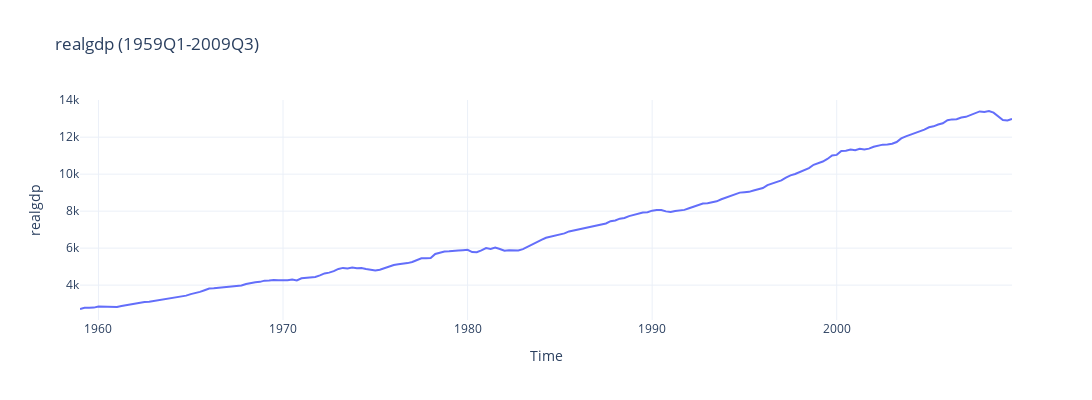
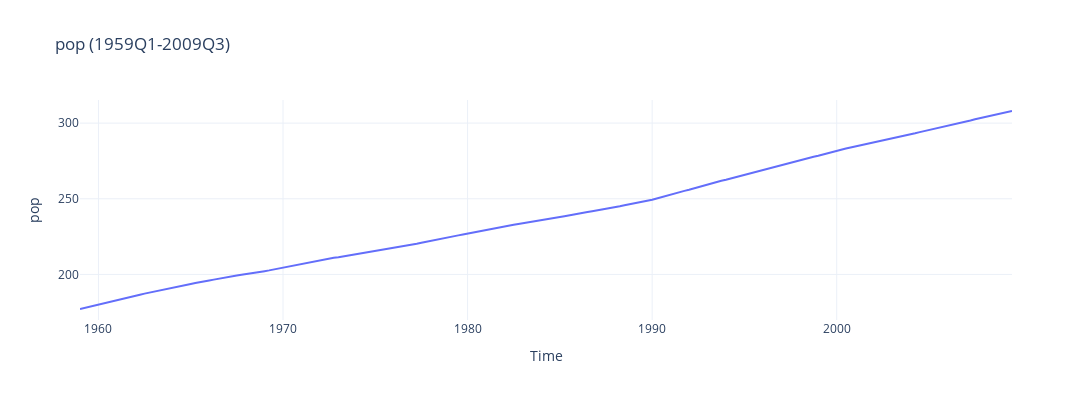
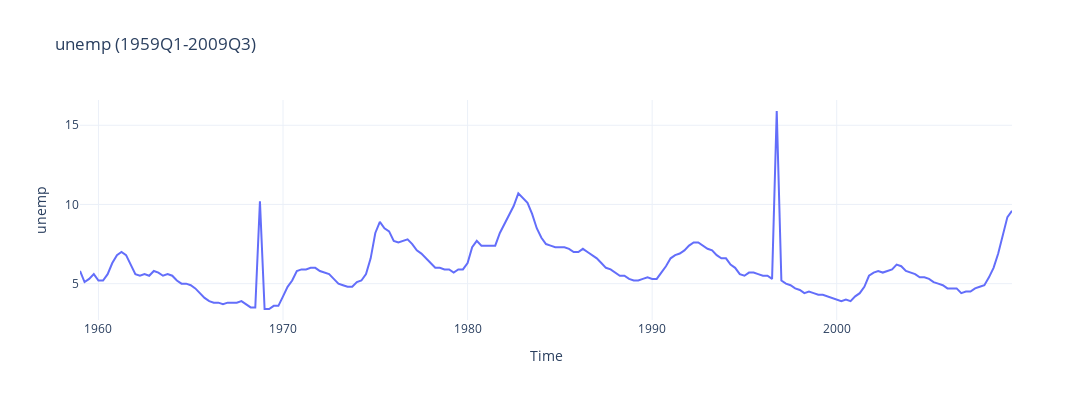
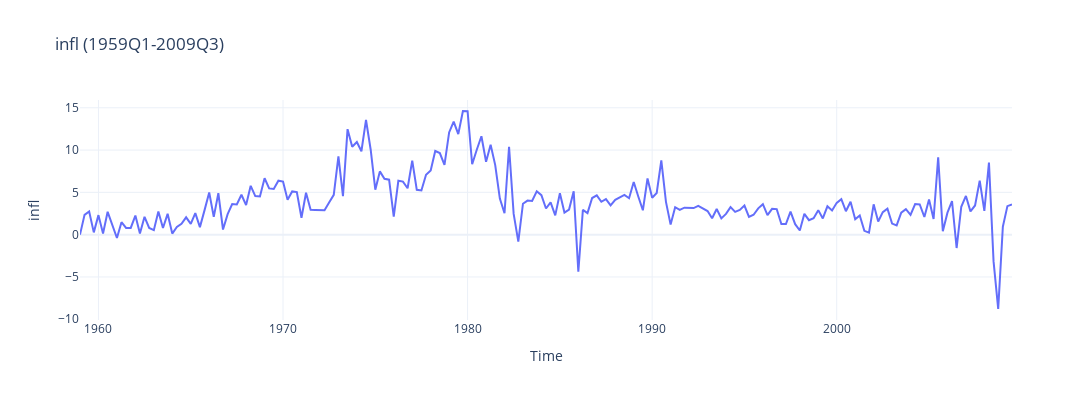

The code cell stored with these charts, in order, in its notebook:
### Markdown cell above
b) VISualize our variables inside the dataset to gain more insights

### Code cell
for col in data.columns:
    fig = px.line(data, x=data.index, y=col, 
                  title=f'{col} (1959Q1-2009Q3)')
    fig.update_layout(
        xaxis_title='Time', 
        yaxis_title=col, 
        template='plotly_white',
        width=1200,
        height=400
    )
    fig.show()

### Figure 1 — Plotly figure (JSON) as saved in the notebook; plotly's stock layout.template omitted (floating-point values rounded to 4 significant figures; data arrays with more than 128 entries replaced by an {"elided": "..."} marker saying what was removed)
{"data": [{"hovertemplate": "Period=%{x}<br>realgdp=%{y}<extra></extra>", "legendgroup": "", "line": {"color": "#636efa", "dash": "solid"}, "marker": {"symbol": "circle"}, "mode": "lines", "name": "", "orientation": "v", "showlegend": false, "type": "scatter", "x": {"elided": "203 str values"}, "xaxis": "x", "y": {"elided": "203 float values"}, "yaxis": "y"}], "layout": {"height": 400, "legend": {"tracegroupgap": 0}, "title": {"text": "realgdp (1959Q1-2009Q3)"}, "width": 1200, "xaxis": {"anchor": "y", "autorange": true, "domain": [0, 1], "range": ["1959-01-01", "2009-07-01"], "title": {"text": "Time"}, "type": "date"}, "yaxis": {"anchor": "x", "autorange": true, "domain": [0, 1], "range": [2116.0, 14010.0], "title": {"text": "realgdp"}, "type": "linear"}}}

### Figure 2 — Plotly figure (JSON) as saved in the notebook; plotly's stock layout.template omitted (floating-point values rounded to 4 significant figures; data arrays with more than 128 entries replaced by an {"elided": "..."} marker saying what was removed)
{"data": [{"hovertemplate": "Period=%{x}<br>pop=%{y}<extra></extra>", "legendgroup": "", "line": {"color": "#636efa", "dash": "solid"}, "marker": {"symbol": "circle"}, "mode": "lines", "name": "", "orientation": "v", "showlegend": false, "type": "scatter", "x": {"elided": "203 str values"}, "xaxis": "x", "y": {"elided": "203 float values"}, "yaxis": "y"}], "layout": {"height": 400, "legend": {"tracegroupgap": 0}, "title": {"text": "pop (1959Q1-2009Q3)"}, "width": 1200, "xaxis": {"anchor": "y", "autorange": true, "domain": [0, 1], "range": ["1959-01-01", "2009-07-01"], "title": {"text": "Time"}, "type": "date"}, "yaxis": {"anchor": "x", "autorange": true, "domain": [0, 1], "range": [169.9, 315.3], "title": {"text": "pop"}, "type": "linear"}}}

### Figure 3 — Plotly figure (JSON) as saved in the notebook; plotly's stock layout.template omitted (floating-point values rounded to 4 significant figures; data arrays with more than 128 entries replaced by an {"elided": "..."} marker saying what was removed)
{"data": [{"hovertemplate": "Period=%{x}<br>unemp=%{y}<extra></extra>", "legendgroup": "", "line": {"color": "#636efa", "dash": "solid"}, "marker": {"symbol": "circle"}, "mode": "lines", "name": "", "orientation": "v", "showlegend": false, "type": "scatter", "x": {"elided": "203 str values"}, "xaxis": "x", "y": {"elided": "203 float values"}, "yaxis": "y"}], "layout": {"height": 400, "legend": {"tracegroupgap": 0}, "title": {"text": "unemp (1959Q1-2009Q3)"}, "width": 1200, "xaxis": {"anchor": "y", "autorange": true, "domain": [0, 1], "range": ["1959-01-01", "2009-07-01"], "title": {"text": "Time"}, "type": "date"}, "yaxis": {"anchor": "x", "autorange": true, "domain": [0, 1], "range": [2.706, 16.59], "title": {"text": "unemp"}, "type": "linear"}}}

### Figure 4 — Plotly figure (JSON) as saved in the notebook; plotly's stock layout.template omitted (floating-point values rounded to 4 significant figures; data arrays with more than 128 entries replaced by an {"elided": "..."} marker saying what was removed)
{"data": [{"hovertemplate": "Period=%{x}<br>infl=%{y}<extra></extra>", "legendgroup": "", "line": {"color": "#636efa", "dash": "solid"}, "marker": {"symbol": "circle"}, "mode": "lines", "name": "", "orientation": "v", "showlegend": false, "type": "scatter", "x": {"elided": "203 str values"}, "xaxis": "x", "y": {"elided": "203 float values"}, "yaxis": "y"}], "layout": {"height": 400, "legend": {"tracegroupgap": 0}, "title": {"text": "infl (1959Q1-2009Q3)"}, "width": 1200, "xaxis": {"anchor": "y", "autorange": true, "domain": [0, 1], "range": ["1959-01-01", "2009-07-01"], "title": {"text": "Time"}, "type": "date"}, "yaxis": {"anchor": "x", "autorange": true, "domain": [0, 1], "range": [-10.09, 15.92], "title": {"text": "infl"}, "type": "linear"}}}
